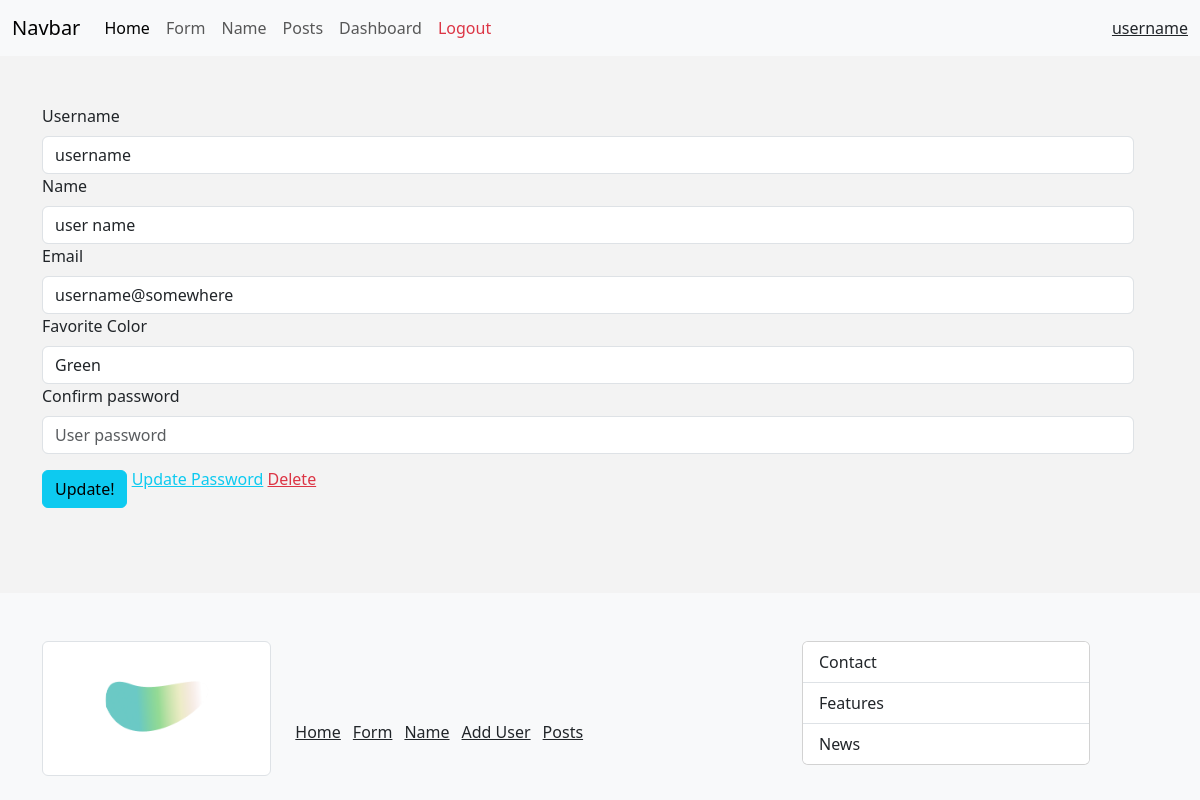
The app's page /user/1 (signed in) with its own data.
### main.py (models this page shows, shortened)
class Users(db.Model, UserMixin):
	id = db.Column(db.Integer, primary_key=True)
	username = db.Column(db.String(25), nullable=False) # unique=True causes a problem
	name = db.Column(db.String(55), nullable=False)
	email = db.Column(db.String(125), nullable=False, unique=True)
	date_added = db.Column(db.DateTime, default=datetime.utcnow)
	favorite_color = db.Column(db.String(25))
	password = db.Column(db.String(101), nullable=False)

### main.py (the view, shortened to what this page needs)
@app.route("/user/<int:id>", methods=["GET", "POST"])
@login_required
def get_user(id):
	if int(current_user.id) != id:
		flash("You cannot edit that user!")
		return redirect(url_for("get_dashboard"))
	if request.method == "GET":
		user = Users.query.get_or_404(id)
		return render_template("user/update_user.html", user=user)
	else:
		return redirect(url_for("add_user"))

### main.py (called while the page is built)
@login_manager.user_loader
def load_user(user_id):
	return Users.query.get(int(user_id))

### templates/user/update_user.html (shortened to what this page needs)
{% extends 'base.html' %}
{% block content %}
	<form class="form" method="POST" action="">
		<label for="username" class="form-label">Username</label>
		<input type="text" class="form-control" value="{{user.username}}" placeholder="{{user.username}}" name="username">
		<label for="name" class="form-label">Name</label>
		<input type="text" class="form-control" value="{{user.name}}" placeholder="{{user.name}}" name="name">
		<label for="email" class="form-label">Email</label>
		<input type="text" class="form-control" value="{{user.email}}" placeholder="{{user.email}}" name="email">
		<label for="favorite_color" class="form-label">Favorite Color</label>
		<input type="text" class="form-control" value="{{user.favorite_color}}" placeholder="{{user.favorite_color}}" name="favorite_color">
		<label for="confirm_password" class="form-label">Confirm password</label>
		<input type="text" class="form-control" placeholder="User password" name="confirm_password">
		<input type="submit" value="Update!" class="btn btn-info mt-3">
		<a class="link-info mt-5" href="{{url_for('update_user_password', id = user.id)}}">Update Password</a>
		<a class="link-danger mt-5" href="{{url_for('delete_user', id = user.id)}}">Delete</a>
	</form>
{% endblock content%}

### templates/shared/navbar.html (shortened to what this page needs)
<nav class="navbar navbar-expand-lg bg-body-tertiary">
	<div class="container-fluid">
	  <a class="navbar-brand" href="{{url_for('index')}}">Navbar</a>
	  <div class="collapse navbar-collapse" id="navbarNav">
		<ul class="navbar-nav">
		  <li class="nav-item">
			<a class="nav-link active" aria-current="page" href="{{url_for('index')}}">Home</a>
		  </li>
		  <li class="nav-item">
			<a class="nav-link" href="{{url_for('form')}}">Form</a>
		  </li>
		  <li class="nav-item">
			<a class="nav-link" href="{{url_for('name')}}">Name</a>
		  </li>
		  <li class="nav-item">
			<a class="nav-link" href="{{url_for('get_posts')}}">Posts</a>
		  </li>
		{% if current_user.is_authenticated %}
		  <li class="nav-item">
			<a class="nav-link" href="{{url_for('get_dashboard')}}">Dashboard</a>
		  </li>
		  <li class="nav-item">
			<a class="nav-link link-danger" href="{{url_for('logout')}}">Logout</a>
		  </li>
		{% else %}
		  <li class="nav-item">
			<a class="nav-link" href="{{url_for('get_login')}}">Login</a>
		  </li>
		{% endif %}
		</ul>
	  </div>
	  {% if current_user.is_authenticated %}
	  <a href="{{url_for('get_dashboard')}}" class="link-dark">
		  {{current_user.username}}
	  </a>
	  {% endif %}
	</div>
  </nav>

### static/css/style.css (style rules this page uses)
body { background-color: rgb(243, 243, 243); display: flex; flex-direction: column; flex-grow: 1; min-height: 100vh; }

### records on screen
Users: username "username", name "user name", email "username@somewhere", favorite_color "Green"
